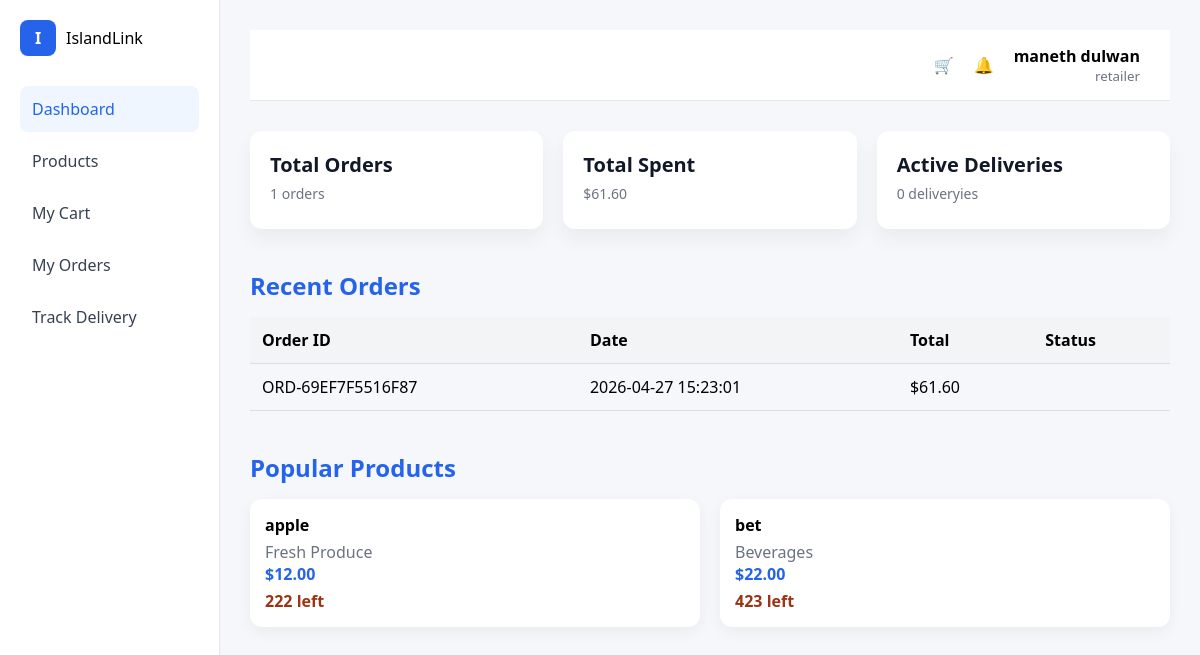
/php/retail_dash.php (signed in), run on the app's committed database.
### tables this page shows
CREATE TABLE `orders` (
  `id` int(11) NOT NULL,
  `user_id` int(11) NOT NULL,
  `order_number` varchar(100) NOT NULL,
  `total` decimal(10,2) NOT NULL DEFAULT 0.00,
  `status` enum('Pending','Processing','Out For Delivery','Delivered','Cancelled') NOT NULL DEFAULT 'Pending',
  `created_at` timestamp NULL DEFAULT current_timestamp(),
  `subtotal` decimal(10,2) NOT NULL DEFAULT 0.00,
  `shipping` decimal(10,2) NOT NULL DEFAULT 0.00,
  `delivery_address` text DEFAULT NULL,
  `tax` decimal(10,2) NOT NULL DEFAULT 0.00
);

CREATE TABLE `products` (
  `id` int(11) NOT NULL,
  `name` varchar(255) NOT NULL,
  `category` varchar(255) DEFAULT NULL,
  `description` text DEFAULT NULL,
  `price` decimal(10,2) NOT NULL DEFAULT 0.00,
  `stock` int(11) NOT NULL DEFAULT 0,
  `image` varchar(500) DEFAULT NULL,
  `created_at` timestamp NULL DEFAULT current_timestamp()
);

### php/retail_dash.php (the view, shortened to what this page needs)
<?php
include "../php/db.php";
$fullName = $_SESSION['full_name'];
$role = $_SESSION['role'];
$userId = $_SESSION['user_id'];
$stmt = $conn->prepare("SELECT COUNT(*) AS total_orders, SUM(total) AS total_spent FROM orders WHERE user_id = ?");
$stmt->bind_param("i", $userId);
$stmt->execute();
$orderData = $stmt->get_result()->fetch_assoc();
$stmt = $conn->prepare("SELECT COUNT(*) AS active_deliveries FROM orders WHERE user_id = ? AND status='Out For Delivery'");
$stmt->bind_param("i", $userId);
$stmt->execute();
$deliveryData = $stmt->get_result()->fetch_assoc();
$recentOrders = $conn->query("SELECT * FROM orders WHERE user_id = $userId ORDER BY created_at DESC LIMIT 3")->fetch_all(MYSQLI_ASSOC);
$popularProducts = $conn->query("SELECT p.name, p.category, p.price, p.stock FROM products p ORDER BY p.stock ASC LIMIT 3")->fetch_all(MYSQLI_ASSOC);
?>
<!DOCTYPE html>
<html lang="en">
<head>
<link rel="stylesheet" href="../css/products.css">
</head>
<body>
<div class="layout">
    <aside class="sidebar">
        <div class="brand">
            <div class="logo">I</div>
            <span>IslandLink</span>
        </div>
        <nav>
            <a class="active">Dashboard</a>
            <a href="products.php">Products</a>
            <a href="../php/cart.php">My Cart</a>
            <a href="../php/my_orders.php">My Orders</a>
            <a href="track_delivery.php">Track Delivery</a>
        </nav>
    </aside>
    <main class="main">
        <header class="topbar">
            <div class="top-actions">
                <span>🛒</span>
                <span>🔔</span>
                <div class="user">
                    <strong><?php echo htmlspecialchars($fullName); ?></strong>
                    <small><?php echo htmlspecialchars($role); ?></small>
                </div>
            </div>
        </header>
        <div class="cards">
            <div class="card">
                <h3>Total Orders</h3>
                <p><?php echo $orderData['total_orders']; ?> orders</p>
            </div>
            <div class="card">
                <h3>Total Spent</h3>
                <p>$<?php echo number_format($orderData['total_spent'],2); ?></p>
            </div>
            <div class="card">
                <h3>Active Deliveries</h3>
                <p><?php echo $deliveryData['active_deliveries']; ?> delivery<?php echo ($deliveryData['active_deliveries'] != 1 ? 'ies' : ''); ?></p>
            </div>
        </div>
        <section>
            <h2>Recent Orders</h2>
            <table class="table">
                <tr>
                    <th>Order ID</th>
                    <th>Date</th>
                    <th>Total</th>
                    <th>Status</th>
                </tr>
                <?php foreach($recentOrders as $order): ?>
                <tr>
                    <td><?php echo htmlspecialchars($order['order_number']); ?></td>
                    <td><?php echo htmlspecialchars($order['created_at']); ?></td>
                    <td>$<?php echo number_format($order['total'],2); ?></td>
                    <td><?php echo htmlspecialchars($order['status']); ?></td>
                </tr>
                <?php endforeach; ?>
            </table>
        </section>
        <section>
            <h2>Popular Products</h2>
            <div class="products-grid">
                <?php foreach($popularProducts as $prod): ?>
                <div class="product-card">
                    <h4><?php echo htmlspecialchars($prod['name']); ?></h4>
                    <p><?php echo htmlspecialchars($prod['category']); ?></p>
                    <span>$<?php echo number_format($prod['price'],2); ?></span>
                    <p><?php echo $prod['stock']; ?> left</p>
                </div>
                <?php endforeach; ?>
            </div>
        </section>
    </main>
</div>
</body>
</html>

### css/products.css (style rules this page uses)
* { box-sizing: border-box; font-family: "Segoe UI", sans-serif; margin: 0; }
body { background: #f5f7fb; }
.layout { display: flex; min-height: 100vh; }
.sidebar { width: 220px; background: #fff; padding: 20px; border-right: 1px solid #e5e7eb; }
.brand { display: flex; align-items: center; gap: 10px; margin-bottom: 30px; }
.logo { width: 36px; height: 36px; background: #2563eb; color: #fff; border-radius: 8px; display: flex; align-items: center; justify-content: center; font-weight: bold; }
.sidebar nav a { display: block; padding: 12px; color: #374151; text-decoration: none; border-radius: 8px; margin-bottom: 6px; }
.sidebar nav a.active, .sidebar nav a:hover { background: #eff6ff; color: #2563eb; }
.main { flex: 1; }
.topbar { background: #fff; padding: 15px 30px; display: flex; justify-content: space-between; border-bottom: 1px solid #e5e7eb; }
.top-actions { display: flex; gap: 20px; align-items: center; }
.user small { display: block; color: #6b7280; }
.card { background: #fff; border-radius: 12px; padding: 15px; position: relative; box-shadow: 0 10px 20px rgba(0,0,0,0.05); }
.card p { color: #6b7280; font-size: 14px; margin: 6px 0; }

### php/retail_dash.php (style rules this page uses)
.layout { display: flex; min-height: 100vh; background: #f5f7fb; }
.main { flex: 1; padding: 30px; }
.topbar { background: #fff; padding: 15px 30px; display: flex; justify-content: space-between; align-items: center; border-bottom: 1px solid #e5e7eb; margin-bottom: 30px; }
.top-actions { display: flex; gap: 20px; align-items: center; }
.top-actions .user { text-align: right; }
.top-actions .user small { display: block; color: #6b7280; }
.cards { display: flex; gap: 20px; margin-bottom: 40px; }
.card { background: #fff; padding: 20px; border-radius: 12px; flex: 1; box-shadow: 0 10px 20px rgba(0,0,0,0.05); }
.card h3 { margin-top: 0; font-size: 20px; color: #111827; }
.card p { color: #6b7280; }
section h2 { margin-top: 0; margin-bottom: 15px; color: #2563eb; }
.table { width: 100%; border-collapse: collapse; margin-bottom: 40px; }
.table th, .table td { padding: 12px; text-align: left; border-bottom: 1px solid #ddd; }
.table th { background: #f3f4f6; }
.products-grid { display: flex; gap: 20px; flex-wrap: wrap; }
.product-card { background: #fff; padding: 15px; border-radius: 12px; flex: 1 1 200px; box-shadow: 0 5px 15px rgba(0,0,0,0.05); }
.product-card h4 { margin: 0; font-size: 16px; }
.product-card p { margin: 5px 0 0; color: #6b7280; }
.product-card span { font-weight: bold; color: #2563eb; }
.product-card p:last-child { font-weight: 600; color: #9a3412; }

### data on the page
orders: order_number "ORD-69EF7F5516F87", created_at "2026-04-27 15:23:01", total "61.60"
products: name "apple", category "Fresh Produce", price "12.00", stock "222"
products: name "bet", category "Beverages", price "22.00", stock "423"

### other printed values
$fullName "maneth dulwan"
$role "retailer"
$orderData['total_orders'] "1"
$orderData['total_spent'] "61.60"
$deliveryData['active_deliveries'] "0"
